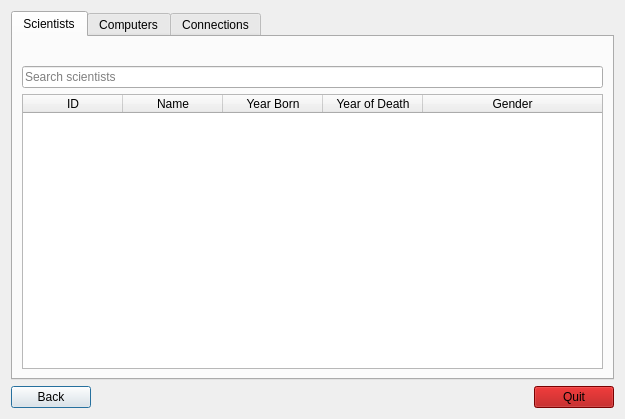
<?xml version="1.0" encoding="UTF-8"?>
<ui version="4.0">
 <class>ListWindow</class>
 <widget class="QDialog" name="ListWindow">
  <property name="geometry">
   <rect>
    <x>0</x>
    <y>0</y>
    <width>625</width>
    <height>419</height>
   </rect>
  </property>
  <property name="windowTitle">
   <string>List of all items in database</string>
  </property>
  <property name="windowIcon">
   <iconset resource="resources.qrc">
    <normaloff>:/icons/Images/computerIcon.png</normaloff>:/icons/Images/computerIcon.png</iconset>
  </property>
  <layout class="QGridLayout" name="gridLayout">
   <item row="0" column="0" colspan="3">
    <widget class="QTabWidget" name="tabWidget">
     <property name="currentIndex">
      <number>0</number>
     </property>
     <widget class="QWidget" name="tab_Scientists">
      <attribute name="title">
       <string>Scientists</string>
      </attribute>
      <layout class="QGridLayout" name="gridLayout_2">
       <item row="1" column="0" colspan="2">
        <widget class="QLineEdit" name="input_listScientistSearch">
         <property name="placeholderText">
          <string>Search scientists</string>
         </property>
        </widget>
       </item>
       <item row="3" column="0" colspan="2">
        <widget class="QTableWidget" name="table_Scientists">
         <property name="sizePolicy">
          <sizepolicy hsizetype="Expanding" vsizetype="Expanding">
           <horstretch>0</horstretch>
           <verstretch>0</verstretch>
          </sizepolicy>
         </property>
         <property name="editTriggers">
          <set>QAbstractItemView::NoEditTriggers</set>
         </property>
         <property name="sortingEnabled">
          <bool>true</bool>
         </property>
         <attribute name="horizontalHeaderStretchLastSection">
          <bool>true</bool>
         </attribute>
         <attribute name="verticalHeaderVisible">
          <bool>false</bool>
         </attribute>
         <column>
          <property name="text">
           <string>ID</string>
          </property>
         </column>
         <column>
          <property name="text">
           <string>Name</string>
          </property>
         </column>
         <column>
          <property name="text">
           <string>Year Born</string>
          </property>
         </column>
         <column>
          <property name="text">
           <string>Year of Death</string>
          </property>
         </column>
         <column>
          <property name="text">
           <string>Gender</string>
          </property>
         </column>
        </widget>
       </item>
       <item row="0" column="0">
        <widget class="QLabel" name="label_searchScientistsNoResults">
         <property name="text">
          <string/>
         </property>
        </widget>
       </item>
      </layout>
     </widget>
     <widget class="QWidget" name="tab_Computers">
      <attribute name="title">
       <string>Computers</string>
      </attribute>
      <widget class="QTableWidget" name="tableWidget">
       <property name="geometry">
        <rect>
         <x>40</x>
         <y>60</y>
         <width>256</width>
         <height>192</height>
        </rect>
       </property>
      </widget>
     </widget>
     <widget class="QWidget" name="tab_Connections">
      <attribute name="title">
       <string>Connections</string>
      </attribute>
     </widget>
    </widget>
   </item>
   <item row="1" column="0">
    <widget class="QPushButton" name="button_listBack">
     <property name="text">
      <string>Back</string>
     </property>
    </widget>
   </item>
   <item row="1" column="1">
    <spacer name="horizontalSpacer">
     <property name="orientation">
      <enum>Qt::Horizontal</enum>
     </property>
     <property name="sizeHint" stdset="0">
      <size>
       <width>442</width>
       <height>20</height>
      </size>
     </property>
    </spacer>
   </item>
   <item row="1" column="2">
    <widget class="QPushButton" name="button_listQuit">
     <property name="styleSheet">
      <string notr="true">background-color: rgb(170, 0, 0);</string>
     </property>
     <property name="text">
      <string>Quit</string>
     </property>
    </widget>
   </item>
  </layout>
 </widget>
 <resources>
  <include location="resources.qrc"/>
 </resources>
 <connections/>
</ui>
